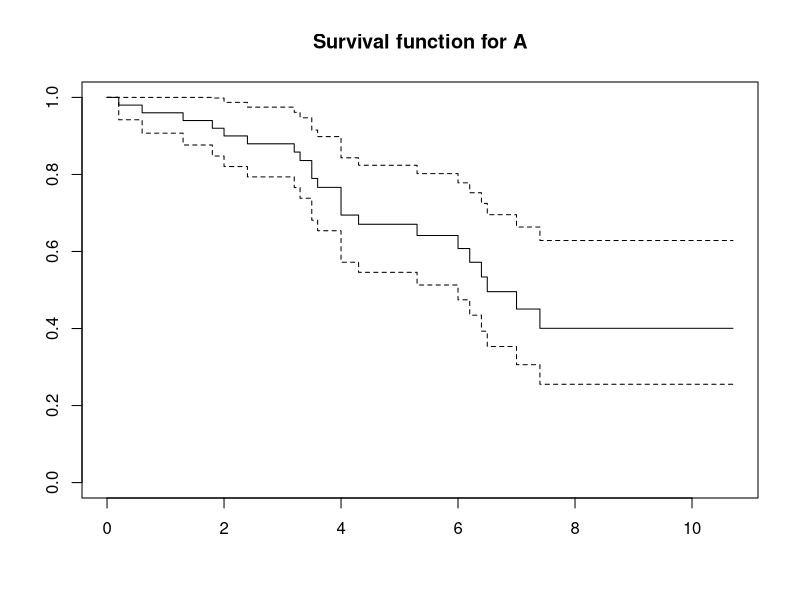
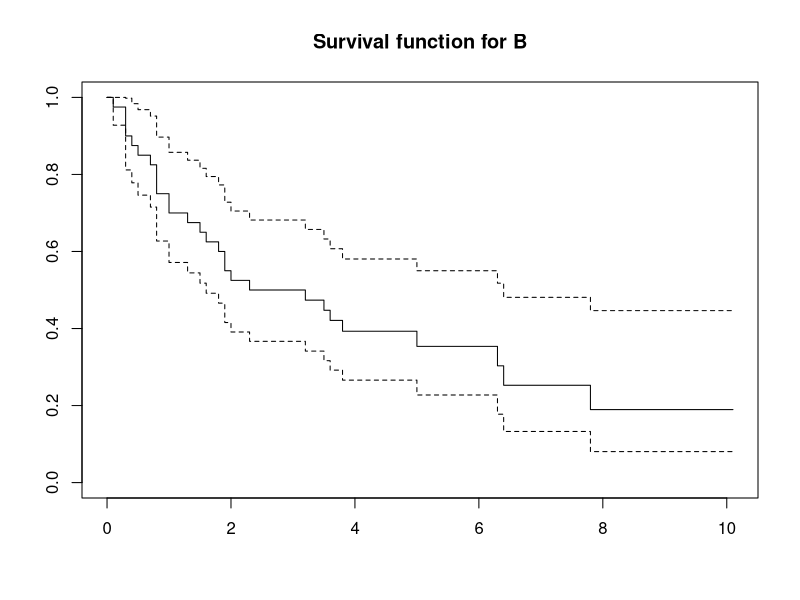
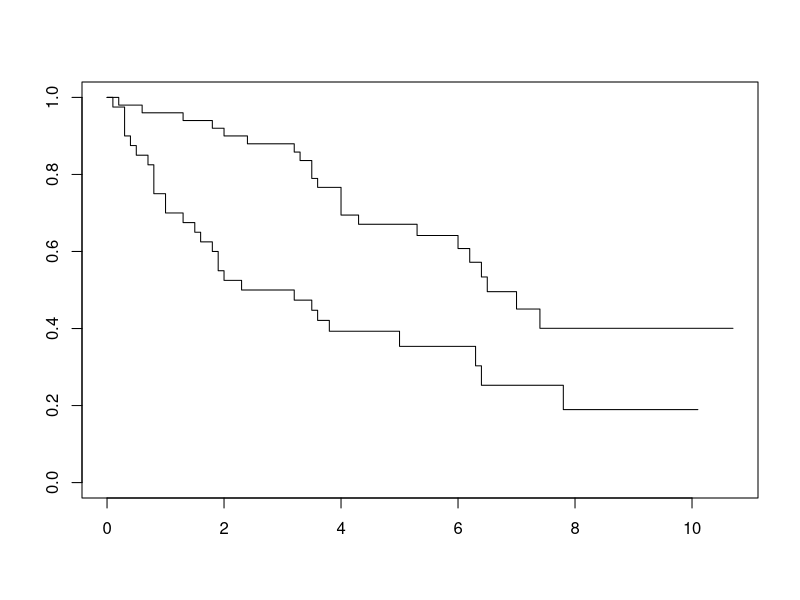
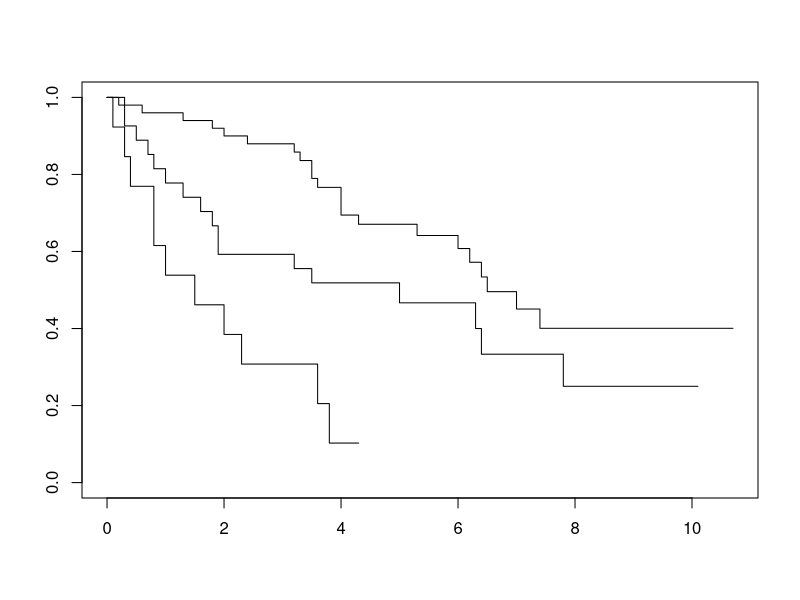

Here is the R script that generated these plots, in order:
## ---- chunk 1
library(KMsurv)
library(survival)

data("larynx")
attach(larynx)

View(larynx)
## ---- chunk 2

surv.A = Surv(time[stage==1|stage==2],delta[stage==1|stage==2])
# standard Kaplan-Meier analysis
fitA = survfit(surv.A~1)
fitA #This just gives out a bit more information
plot(fitA, main= "Survival function for A") # CI is based on log transformation

surv.B = Surv(time[!(stage==1|stage==2)],delta[!(stage==1|stage==2)])
# standard Kaplan-Meier analysis
fitB = survfit(surv.B~1)
fitB #This just gives out a bit more information
plot(fitB, main= "Survival function for B") # CI is based on log transformation
## ---- chunk 3

subgrp = as.double(stage==1|stage==2)
fitAB = survfit(Surv(time,delta)~subgrp)
plot(fitAB)
## ---- chunk 4
test4 = survdiff(Surv(time,delta)~subgrp)
test4
## ---- chunk 5
test5 = survdiff(Surv(time,delta)~subgrp,rho=1) # emphasizing earlier times
test5
test6 = survdiff(Surv(time,delta)~subgrp,rho=-1) # emphasizing later times
test6
## ---- chunk 6
survdiff(Surv(time,delta)~subgrp)
z= sqrt(10.1)
#So the p value for this is:
1-pnorm(z)
## ---- chunk 7

subgrp2 = as.double(stage>2) + as.double(stage>3)
fitA.III.IV = survfit(Surv(time,delta)~subgrp2)
plot(fitA.III.IV )
## ---- chunk 8

subgrp = as.double(stage==1|stage==2)
test7 = survdiff(Surv(time,delta)~subgrp2)
test7
## ---- chunk 9
trend.test = function(test,coef=1:length(test$n)) {
  r = sum(coef*(test$obs-test$exp))
  v = t(coef)%*%test$var%*%coef
  se = sqrt(as.vector(v))
  z = r/se
  p = 1-pnorm(z)
  list(z=z,p=p)
}
trend.test(test7)

## ---- chunk 10

# stratified test
median(age)
older = (age>=65)
younger = (age < 65)
test8 = survdiff(Surv(time,delta)~subgrp2+strata(older))
test8
## ---- chunk 11
trend.test(test8)
